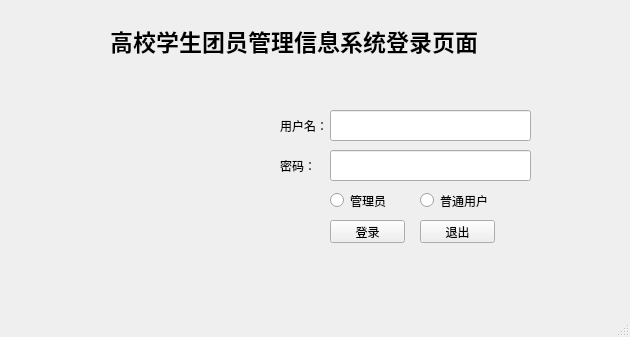
<?xml version="1.0" encoding="UTF-8"?>
<ui version="4.0">
 <class>login</class>
 <widget class="QMainWindow" name="login">
  <property name="geometry">
   <rect>
    <x>0</x>
    <y>0</y>
    <width>630</width>
    <height>337</height>
   </rect>
  </property>
  <property name="windowTitle">
   <string>登录</string>
  </property>
  <widget class="QWidget" name="centralwidget">
   <widget class="QLineEdit" name="UserNameEdit">
    <property name="geometry">
     <rect>
      <x>330</x>
      <y>110</y>
      <width>201</width>
      <height>31</height>
     </rect>
    </property>
   </widget>
   <widget class="QLineEdit" name="PassWordEdit">
    <property name="geometry">
     <rect>
      <x>330</x>
      <y>150</y>
      <width>201</width>
      <height>31</height>
     </rect>
    </property>
   </widget>
   <widget class="QLabel" name="Username">
    <property name="geometry">
     <rect>
      <x>280</x>
      <y>110</y>
      <width>54</width>
      <height>31</height>
     </rect>
    </property>
    <property name="text">
     <string>用户名：</string>
    </property>
   </widget>
   <widget class="QLabel" name="PassWord">
    <property name="geometry">
     <rect>
      <x>280</x>
      <y>150</y>
      <width>54</width>
      <height>31</height>
     </rect>
    </property>
    <property name="text">
     <string>密码：</string>
    </property>
   </widget>
   <widget class="QLabel" name="label_3">
    <property name="geometry">
     <rect>
      <x>110</x>
      <y>10</y>
      <width>401</width>
      <height>61</height>
     </rect>
    </property>
    <property name="font">
     <font>
      <pointsize>17</pointsize>
      <weight>75</weight>
      <bold>true</bold>
     </font>
    </property>
    <property name="text">
     <string>高校学生团员管理信息系统登录页面</string>
    </property>
   </widget>
   <widget class="QRadioButton" name="AdministratorButton">
    <property name="geometry">
     <rect>
      <x>330</x>
      <y>190</y>
      <width>89</width>
      <height>21</height>
     </rect>
    </property>
    <property name="text">
     <string>管理员</string>
    </property>
   </widget>
   <widget class="QRadioButton" name="UserButton">
    <property name="geometry">
     <rect>
      <x>420</x>
      <y>190</y>
      <width>89</width>
      <height>21</height>
     </rect>
    </property>
    <property name="text">
     <string>普通用户</string>
    </property>
   </widget>
   <widget class="QPushButton" name="LoginButton">
    <property name="geometry">
     <rect>
      <x>330</x>
      <y>220</y>
      <width>75</width>
      <height>23</height>
     </rect>
    </property>
    <property name="text">
     <string>登录</string>
    </property>
   </widget>
   <widget class="QPushButton" name="QuitButton">
    <property name="geometry">
     <rect>
      <x>420</x>
      <y>220</y>
      <width>75</width>
      <height>23</height>
     </rect>
    </property>
    <property name="text">
     <string>退出</string>
    </property>
   </widget>
   <widget class="QLabel" name="label">
    <property name="geometry">
     <rect>
      <x>80</x>
      <y>80</y>
      <width>191</width>
      <height>171</height>
     </rect>
    </property>
    <property name="text">
     <string/>
    </property>
    <property name="pixmap">
     <pixmap resource="logo.qrc">:/logo/logo.jpg</pixmap>
    </property>
    <property name="scaledContents">
     <bool>true</bool>
    </property>
   </widget>
  </widget>
  <widget class="QMenuBar" name="menubar">
   <property name="geometry">
    <rect>
     <x>0</x>
     <y>0</y>
     <width>630</width>
     <height>23</height>
    </rect>
   </property>
  </widget>
  <widget class="QStatusBar" name="statusbar"/>
 </widget>
 <resources>
  <include location="logo.qrc"/>
 </resources>
 <connections/>
</ui>
